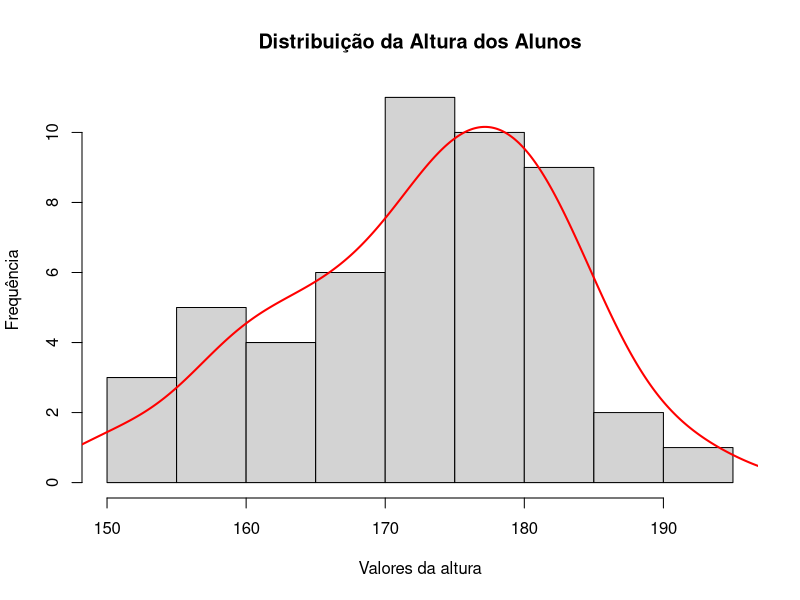
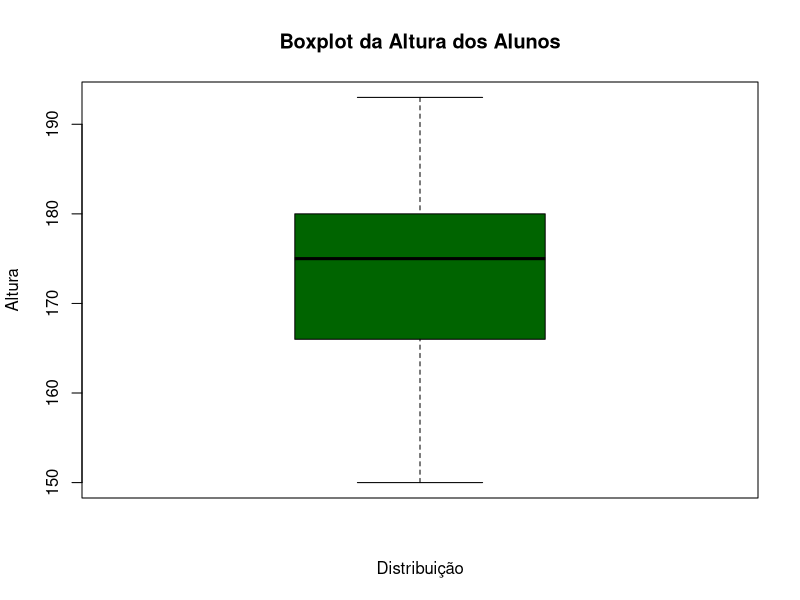
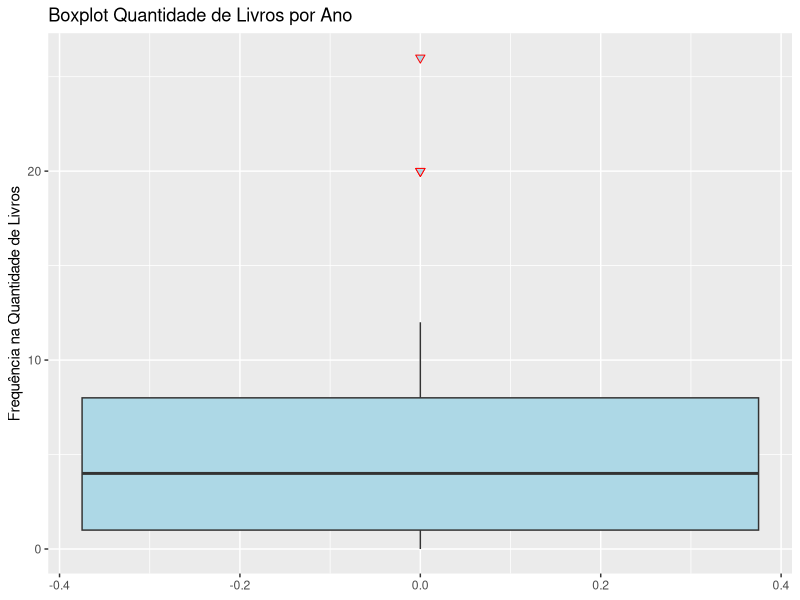
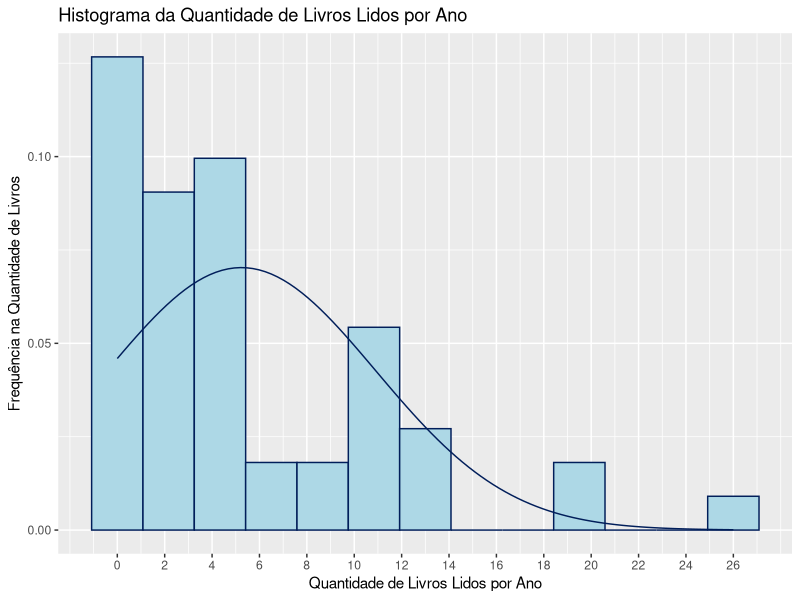

R code for these plots, in order:
# -------------------------------------------------------------------------#
#        Calculando estatíticas e gerando gráficos
#
#  Script criado para importar e tratar os dados da base
#  SurvAlun - EstProb I.xlsx
#
# -------------------------------------------------------------------------#


# Pacotes utilizados ------------------------------------------------------

# Instalar antes:
install.packages(c("dplyr", "ggplot2", "psych", "tidyselect"))

library(dplyr)
library(ggplot2)
library(psych)
library(tidyselect)

# Carregando base ---------------------------------------------------------

survAluno_alterado <-
   read.csv("Aula-RCC0219/data/survAluno_alterado.csv")

# Estatísticas ------------------------------------------------------------

# Variáveis numéricas

# Média
mean(survAluno_alterado$n_livros_ano)

# Desvio Padrão
sd(survAluno_alterado$n_livros_ano)

# Mediana
median(survAluno_alterado$n_livros_ano)

# Quartil
quantile(survAluno_alterado$n_livros_ano)

# Estatística descritva

survAluno_alterado |>
   dplyr::select(where(is.numeric)) |> # rodar library(tidyselect)
   psych::describe()


# Sobre médias, medianas e distribuições
# https://medium.com/psicodata/entenda-a-media-pelo-menos-1-desvio-padrao-acima-da-media-145e9edb6a8f


# Gráficos ----------------------------------------------------------------

# Histograma - gráfico de frequência
histograma_altura <- hist(
   survAluno_alterado$altura,
   main = "Distribuição da Altura dos Alunos",
   ylab = "Frequência",
   xlab = "Valores da altura"
)
# Curva de densidade
desidade_altura <- density(survAluno_alterado$altura)

lines(
   x = desidade_altura$x,
   y = desidade_altura$y * length(survAluno_alterado$altura) * diff(histograma_altura$breaks)[1],
   lwd = 2,
   col = "red"
)

# Distribuição simétrica em torno da média.
# Nessa situação, temos a presença de uma distribuição próxima da normal.
# Ou seja, Média = Mediana = Moda

# Ver summary(survAluno_alterado$altura) , os valores são próximos

# Teste de normalidade
shapiro.test(survAluno_alterado$altura) # p-valor > 0,05 -> A distribuição é normal


# Boxplot - visualização dos quartis
boxplot(
   survAluno_alterado$altura,
   main = "Boxplot da Altura dos Alunos",
   ylab = "Altura",
   xlab = "Distribuição",
   col = "darkgreen"
)


quantile(survAluno_alterado$altura)

# Exportando gráficos

# Em .png
png("Aula-RCC0219/graficos/boxplot_n_livros.png")

survAluno_alterado |>
   ggplot2::ggplot() +
   ggplot2::aes(x = n_livros_ano) +
   ggplot2::geom_boxplot(
      fill = "lightblue",
      outlier.colour = "red",
      outlier.shape = 25,
      outlier.size = 2,
      notch = FALSE
   ) +
   ggplot2::coord_flip() +
   ggplot2::labs(title = 'Boxplot Quantidade de Livros por Ano') +
   ggplot2::xlab("Frequência na Quantidade de Livros")

dev.off()

# Em .pdf
pdf("Aula-RCC0219/graficos/hist_n_livros.pdf")

# Criando histograma com {ggplot2}
survAluno_alterado |>
   ggplot2::ggplot(ggplot2::aes(n_livros_ano)) +
   ggplot2::geom_histogram(
      ggplot2::aes(y = ..density..),
      bins = 13,
      colour = "#011e5a",
      fill = "lightblue"
   ) +
   ggplot2::stat_function(fun = dnorm,
                          args = list(
                             mean = mean(survAluno_alterado$n_livros_ano, na.rm = T),
                             sd = sd(survAluno_alterado$n_livros_ano, na.rm = T)
                          ),
                          colour = "#011e5a") +
   ggplot2::scale_x_continuous(breaks = seq(from = 0, to = 26, by = 2)) +
   # Rótulos
   ggplot2::xlab("Quantidade de Livros Lidos por Ano") +
   ggplot2::ylab("Frequência na Quantidade de Livros") +
   ggplot2::labs(title = "Histograma da Quantidade de Livros Lidos por Ano")

# Distribuição simétrica positiva.
# Nessa situação, a variável possui valores positivos extremos.
# Ou seja, uma cauda positiva longa. Aqui, Média > Mediana > Moda.
# Ver summary(survAluno_alterado$n_livros_ano)

dev.off()
